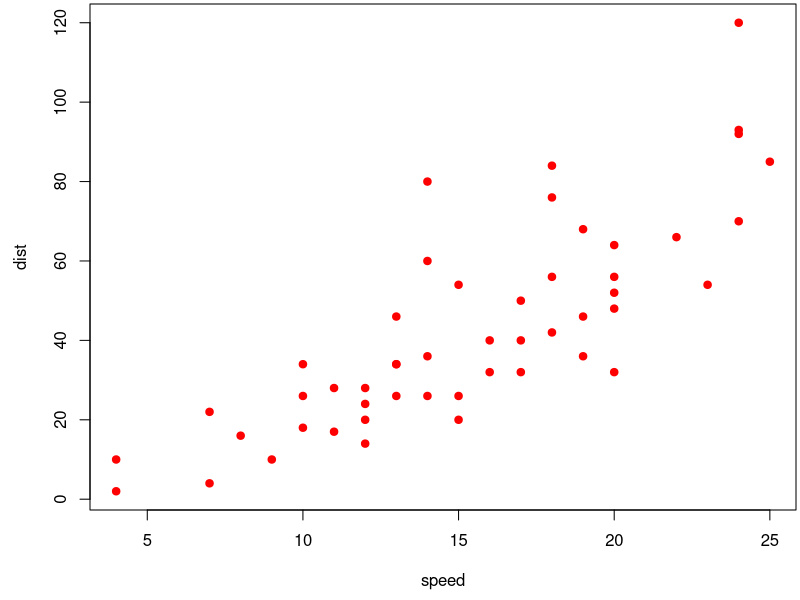

Generate this figure with R:
## ---- chunk 1
if (knitr::is_html_output()) knitr::knit_hooks$set(
  plot = function(x, options) {
    cap  <- options$fig.cap  # 图像标题
    tags <- htmltools::tags
    as.character(tags$figure(
      tags$img(src = x, alt = cap),
      tags$figcaption(cap)
    ))
  }
)
## ---- chunk 2
par(mar = c(4.5, 4.5, .2, .2))
plot(cars, pch = 19, col = 'red')
